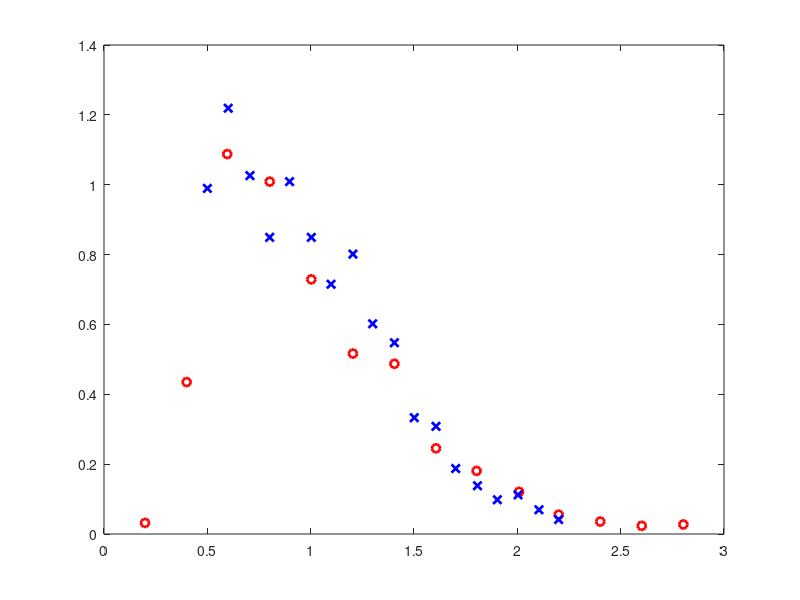

Here is the MATLAB script that generated this plot: (Note: this script raises an error after producing the figure.)
clear,clc



M = 20;S = 1;
edges = [0.02:0.1:1.04, 1.05:0.1:3, inf];

% Experiment
re_5210.di_less_dia = [0.19847	0.39978	0.59622	0.80178	1.00309	1.2044	1.4051	1.60641	1.80286	2.00842	2.2	2.40131	2.60201	2.80332];
re_5210.pdf = [0.03176	0.43487	1.08767	1.00889	0.72896	0.51658	0.48737	0.24535	0.18075	0.12084	0.05521	0.03559	0.0234	0.02726];

re_7810.di_less_dia = [0.50013	0.60108	0.7063	0.80178	0.89788	1.00309	1.09858	1.2044	1.29989	1.4051	1.5012	1.60641	1.7019	1.80711	1.90321	2.00356	2.10451	2.2];
re_7810.pdf = [0.9895	1.21899	1.02616	0.8493	1.00889	0.8493	0.71496	0.80128	0.60186	0.54754	0.33304	0.30817	0.18744	0.13809	0.09809	0.11209	0.06952	0.04147];

plot(re_5210.di_less_dia, re_5210.pdf, 'ro', "LineWidth", 2, "DisplayName", 'Re = 5210 (Exp.)');hold on;
plot(re_7810.di_less_dia, re_7810.pdf, 'bx', "LineWidth", 2, "DisplayName", 'Re = 7810 (Exp.)');



% Mixed Uniform Distribution
file_name = 'data_re_tau_180_27_Jun_2025_14_16_17';
load(['./data_re_tau_180/',file_name,'.mat'])
N = length(history);
start_idx = max(1, N - S*(M-1));  % 防止索引小于1
selected_history = history(start_idx:S:N);
final_sizes = cell2mat(selected_history');
normalized_final_sizes = final_sizes / mean(final_sizes);
[counts, edges] = histcounts(normalized_final_sizes, edges, "Normalization", "pdf");
centers = edges(1:end-1) + diff(edges)/2;
plot(centers, counts,'k:', 'LineWidth', 1.5,'DisplayName','Mixed Uniform Distribution');
hold on

% Bimodal DDSD
M = 20;S = 1;
edges = [0.02:0.1:0.84,0.85,1,1.19, 1.2:0.1:3, inf];
file_name = 'data_re_tau_180_27_Jun_2025_17_58_57';
load(['./data_re_tau_180/',file_name,'.mat'])
N = length(history);
start_idx = max(1, N - S*(M-1));  % 防止索引小于1
selected_history = history(start_idx:S:N);
final_sizes = cell2mat(selected_history');
normalized_final_sizes = final_sizes / mean(final_sizes);
[counts, edges] = histcounts(normalized_final_sizes, edges, "Normalization", "pdf");
centers = edges(1:end-1) + diff(edges)/2;
plot(centers, counts,'k--', 'LineWidth', 1.5,'DisplayName','Bimodal DDSD');
hold on

% Bimodal DDSD
M = 100;S = 1;
file_name = 'data_re_tau_180_DNS_one_para_baseline_ratio_1';
load(['./data_re_tau_180/',file_name,'.mat'])
N = length(history);
start_idx = max(1, N - S*(M-1));  % 防止索引小于1
selected_history = history(start_idx:S:N);
final_sizes = cell2mat(selected_history');
normalized_final_sizes = final_sizes / mean(final_sizes);
[counts, edges] = histcounts(normalized_final_sizes, edges, "Normalization", "pdf");
centers = edges(1:end-1) + diff(edges)/2;
plot(centers, counts,'k-.', 'LineWidth', 1.5,'DisplayName','Bimodal DDSD with non-zero probability of equal breakup');
hold on








% 设置坐标轴
set(gca, 'YScale', 'log');
legend('Location', 'southeast', 'Interpreter', 'latex');
% title(sprintf('Final Droplet Size Distribution \n Mean Size = %.5e and %6d Droplets', mean(final_sizes),length(final_sizes)));
xlabel('Normalized Droplet Size $D/\langle D\rangle$', 'Interpreter', 'latex');
ylabel('Probability Density', 'Interpreter', 'latex');
ylim([0.005 1.5]);
xlim([0 3])
text(0,1.2,'(b)',Interpreter='latex',FontSize=20)
daspect([1/(1.5-0.005) (1/3) 1])
 